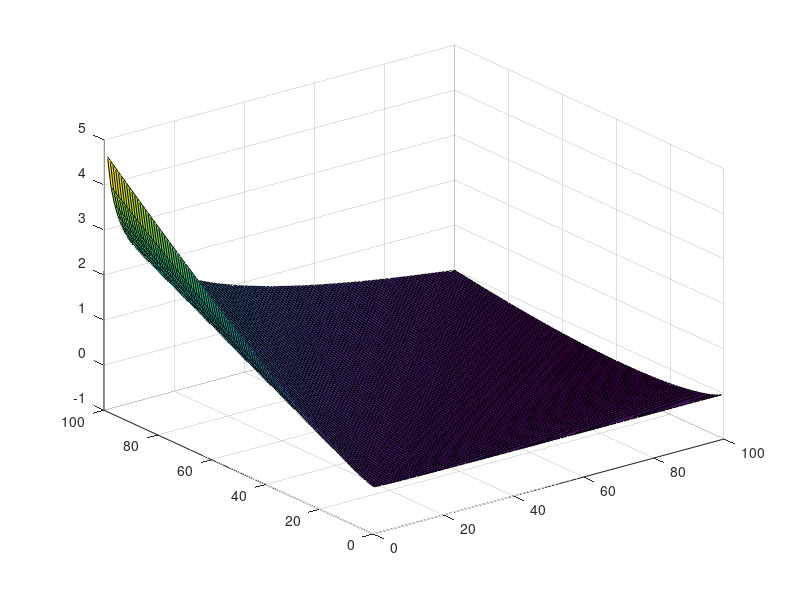

The MATLAB source for this figure:
%% Shows effect of plotting Kullback Leibler divergence
n = 100; d = 100;
kb = @(p,q) p./100 *log(p./q); 
Z = zeros(n,d);
for i = 1:n
    for j = 1:d
        Z(i,j) = kb(i,j);
    end
end
contour(Z,50)
% Add labels and stuff

surf(Z)
